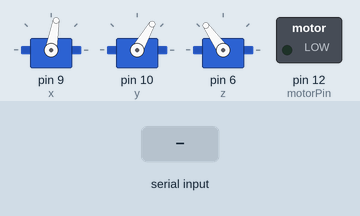
A sketch run on a simulated Arduino Uno, built with avr-gcc and run on an emulated ATmega328P. On the bench: 3 × servo, switched loads named in the sketch (green lamp = pin HIGH). The inputs (shaded band) are chosen by the test bench.

Above: at 1.2 s.
1.3 s: "90,45\n" received over Serial
At 2.5 s:
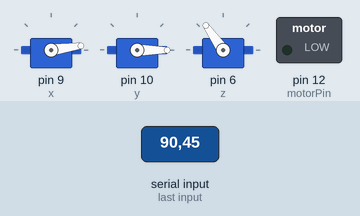
2.8 s: "30,150\n" received over Serial
At 3.6 s:
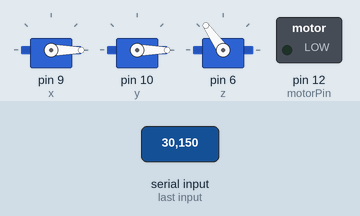
Timing chart, 0 to 5.8 s (numbered marks = the images above; inputs shaded):
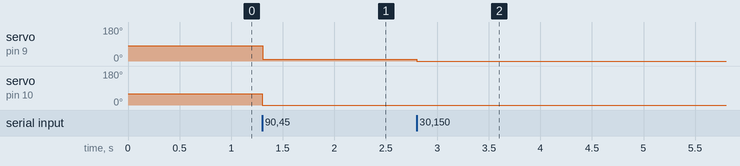

The sketch:

Arduino.ino
```cpp
//Face Tracker using OpenCV and Arduino

#include<Servo.h>

Servo x, y, z;
int width = 640, height = 480;  // total resolution of the video
int motorPin =12;
int xpos = 80, ypos = 60, zpos = 125;  // initial positions of both Servos
void setup() {

  pinMode(motorPin, OUTPUT);
  Serial.begin(9600);
  x.attach(9);
  y.attach(10);
  z.attach(6);

  // Serial.print(width);
  //Serial.print("\t");
  //Serial.println(height);
  x.write(xpos);
  y.write(ypos);
  z.write(zpos);
}
const int angle = 2;   // degree of increment or decrement

void Trigger ()
{
    digitalWrite(motorPin, HIGH);
    delay(350);
    zpos = 50;
    z.write(zpos);              // tell servo to go to position in variable 'pos'
    delay(15);                       // waits 15 ms for the servo to reach the position
    zpos = 125;
    z.write(zpos);              // tell servo to go to position in variable 'pos'
    delay(100);                       // waits 15 ms for the servo to reach the position
    digitalWrite(motorPin, LOW);
    return;
}

void loop() {
  if (Serial.available() > 0)
  {
    int x_mid, y_mid;
    if (Serial.read() == 'X')
    {
      x_mid = Serial.parseInt();  // read center x-coordinate
      if (Serial.read() == 'Y')
        y_mid = Serial.parseInt(); // read center y-coordinate
    }
    /* adjust the servo within the squared region if the coordinates
        is outside it
    */
    if (x_mid > width / 2 + 30)
      xpos += (x_mid -(width/2))/25;
    if (x_mid < width / 2 - 30)
      xpos += (x_mid -(width/2))/25;
    if (y_mid < height / 2 + 30)
      ypos -= (y_mid -(height/2))/25;
    if (y_mid > height / 2 - 30)
      ypos -= (y_mid -(height/2))/25;

    if((abs(x_mid - (width / 2)) <  30 )&&(abs(y_mid - (height / 2)) <  30 ))
        Trigger();


    // if the servo degree is outside its range
    if (xpos >= 160)
      xpos = 80;
    else if (xpos <= 0)
      xpos = 0;
    if (ypos >= 160)
      ypos = 60;
    else if (ypos <= 0)
      ypos = 0;

    x.write(xpos);
    y.write(ypos);

    // used for testing
    //Serial.print("\t");
    // Serial.print(x_mid);
    // Serial.print("\t");
    // Serial.println(y_mid);
  }
}
```

Measured:
- after the input at 1.3 s, servo on pin 9 (x): 80° → 8° at once; servo on pin 10 (y): 60° → 0° at once
- after the input at 2.8 s, servo on pin 9 (x): 8° → 0° at once
